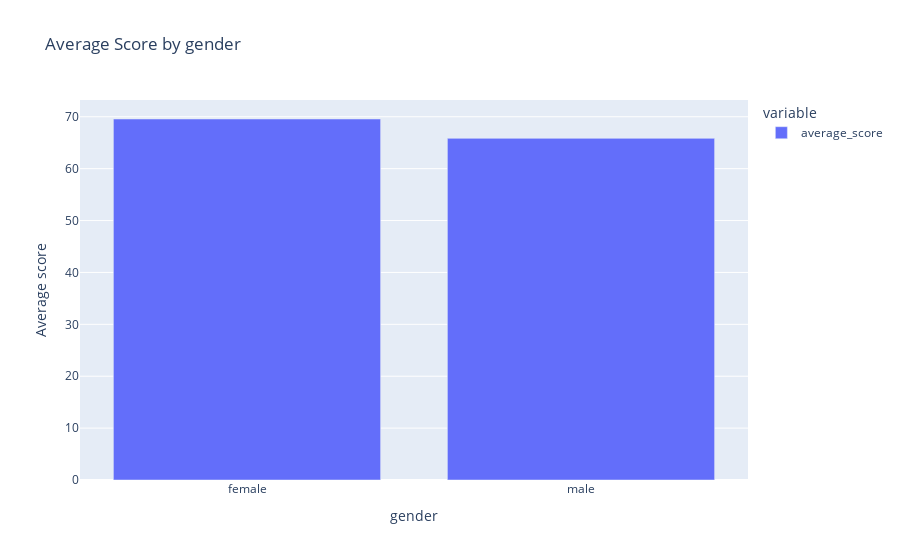

This figure's notebook cell:
### Code cell
assert gender_col is not None and "average_score" in df.columns
grp = df.groupby(gender_col)["average_score"].mean().sort_values(ascending=False)

fig = px.bar(grp, title=f"Average Score by {gender_col}", labels={"value":"Average score", "index":gender_col})
fig.show()

gap = grp.iloc[0] - grp.iloc[-1]
print(f"[INSIGHT] Highest: {grp.index[0]} ({grp.iloc[0]:.1f}); Lowest: {grp.index[-1]} ({grp.iloc[-1]:.1f}); Gap={gap:.1f}.")
print("[DECISION] Investigate drivers of the gap (study time, resources, environment).")

### Figure 1 — Plotly figure (JSON) as saved in the notebook; plotly's stock layout.template omitted (floating-point values rounded to 4 significant figures)
{"data": [{"hovertemplate": "variable=average_score<br>gender=%{x}<br>Average score=%{y}<extra></extra>", "legendgroup": "average_score", "marker": {"color": "#636efa", "pattern": {"shape": ""}}, "name": "average_score", "orientation": "v", "showlegend": true, "textposition": "auto", "type": "bar", "x": ["female", "male"], "xaxis": "x", "y": [69.57, 65.84], "yaxis": "y"}], "layout": {"barmode": "relative", "legend": {"title": {"text": "variable"}, "tracegroupgap": 0}, "title": {"text": "Average Score by gender"}, "xaxis": {"anchor": "y", "domain": [0, 1], "title": {"text": "gender"}}, "yaxis": {"anchor": "x", "domain": [0, 1], "title": {"text": "Average score"}}}}
